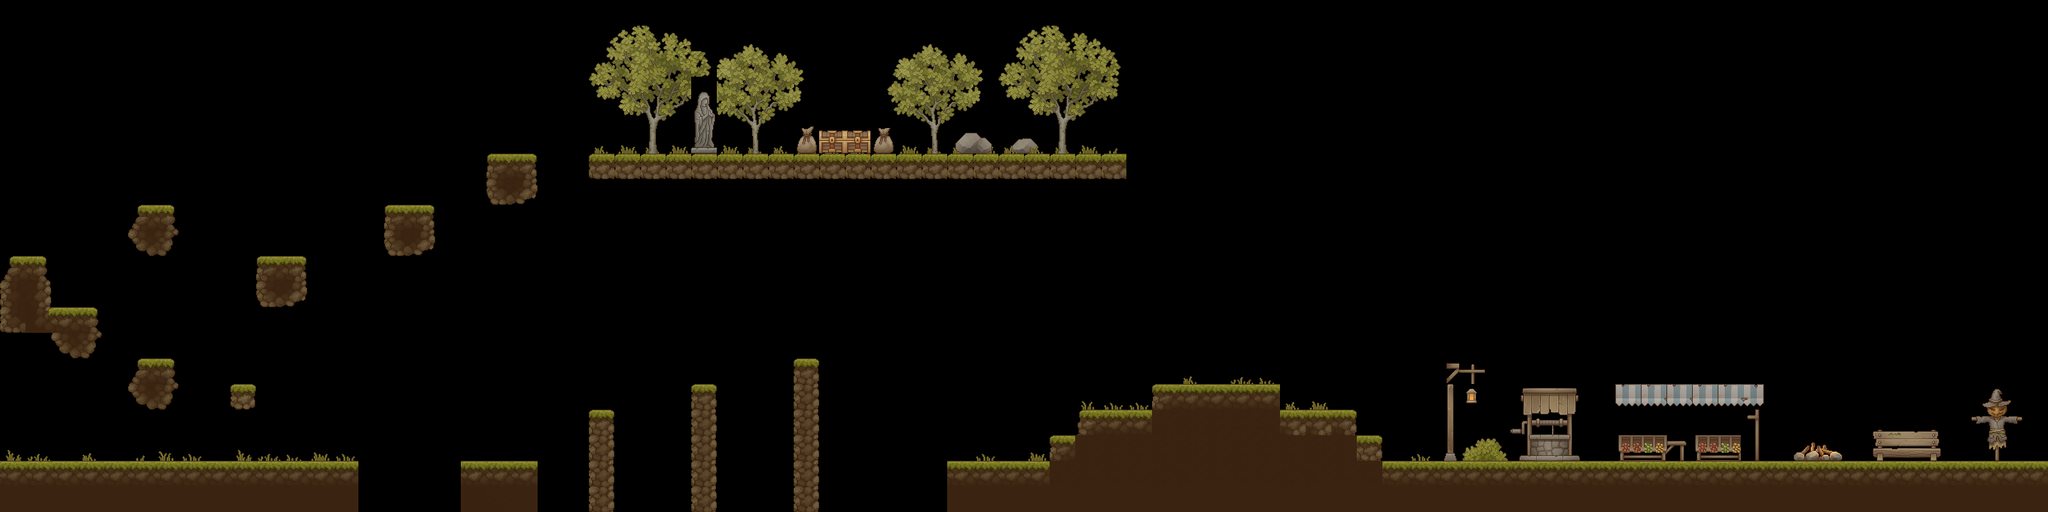

This game map was drawn from its Tiled (.tmx) file and the tilesets committed beside it. A one-line description and the trimmed map source follow:
An orthogonal 80x20 tile map with 32x32 px tiles, 5 tile layers (ground, floating platforms, village, details, ...), 2 tilesets.

<map version="1.10" tiledversion="1.11.2" orientation="orthogonal" renderorder="right-down" width="80" height="20" tilewidth="32" tileheight="32" infinite="0" nextlayerid="7" nextobjectid="1">
 <tileset firstgid="1" source="TX Tileset Ground.tsx" />
 <tileset firstgid="257" source="TX Village Props.tsx" />
 <layer id="1" name="ground" width="80" height="20">
  <data>[1600 cells, 164 non-empty, 16 distinct tile ids]</data>
 </layer>
 <layer id="3" name="floating platforms" width="80" height="20">
  <data>[1600 cells, 52 non-empty, 15 distinct tile ids]</data>
 </layer>
 <layer id="4" name="village" width="80" height="20">
  <data>[1600 cells, 44 non-empty, 39 distinct tile ids]</data>
 </layer>
 <layer id="6" name="details" width="80" height="20">
  <data>[1600 cells, 64 non-empty, 21 distinct tile ids]</data>
 </layer>
 <layer id="5" name="uppersection" width="80" height="20">
  <data>[1600 cells, 97 non-empty, 56 distinct tile ids]</data>
 </layer>
</map>
